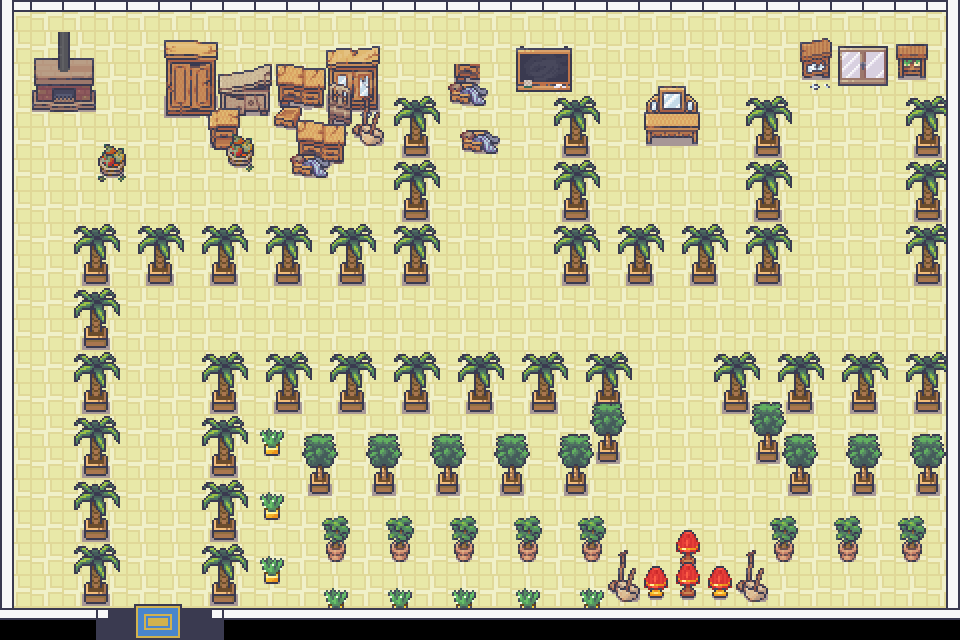

Tiled map render using the project's own tile images. Description and the map definition, with tile-layer contents summarised, below:
An orthogonal 30x20 tile map with 32x32 px tiles, 4 tile layers (图块层 0, 图块层 4, 图块层 1, 图块层 2), 2 tilesets and 5 objects (ssss).

<map version="1.10" tiledversion="1.10.2" orientation="orthogonal" renderorder="right-down" width="30" height="20" tilewidth="32" tileheight="32" infinite="0" nextlayerid="18" nextobjectid="12">
 <tileset firstgid="1" name="Interiors" tilewidth="32" tileheight="32" tilecount="1424" columns="16">
  <image source="../images/Interiors.png" width="512" height="2848" />
  <tile id="0">
   <animation>
    <frame tileid="220" duration="300" />
    <frame tileid="236" duration="300" />
    <frame tileid="235" duration="300" />
    <frame tileid="219" duration="300" />
    <frame tileid="203" duration="300" />
   </animation>
  </tile>
  <tile id="158">
   <objectgroup draworder="index" id="4">
    <object id="3" x="17" y="15">
     <ellipse />
    </object>
   </objectgroup>
   <animation>
    <frame tileid="220" duration="300" />
    <frame tileid="236" duration="300" />
    <frame tileid="235" duration="300" />
    <frame tileid="219" duration="300" />
    <frame tileid="203" duration="300" />
   </animation>
  </tile>
  <tile id="220">
   <objectgroup draworder="index" id="2">
    <object id="1" name="ssss" x="17" y="16" />
   </objectgroup>
  </tile>
 </tileset>
 <tileset firstgid="1425" name="Room" tilewidth="32" tileheight="32" tilecount="391" columns="17">
  <image source="../images/Room.png" width="544" height="736" />
 </tileset>
 <layer id="14" name="图块层 0" width="30" height="20">
  <data>[600 cells, 570 non-empty, 1 distinct tile ids]</data>
 </layer>
 <layer id="15" name="图块层 4" width="30" height="20">
  <data>[600 cells, 195 non-empty, 39 distinct tile ids]</data>
 </layer>
 <layer id="12" name="图块层 1" width="30" height="20">
  <data>[600 cells, 120 non-empty, 28 distinct tile ids]</data>
 </layer>
 <layer id="13" name="图块层 2" width="30" height="20">
  <data>[600 cells, 183 non-empty, 59 distinct tile ids]</data>
 </layer>
 <objectgroup id="16" name="NPC">
  <object id="6" x="140.581" y="317.088">
   <point />
  </object>
  <object id="7" x="137.457" y="426.429">
   <point />
  </object>
  <object id="8" x="259.294" y="351.453">
   <point />
  </object>
 </objectgroup>
</map>
